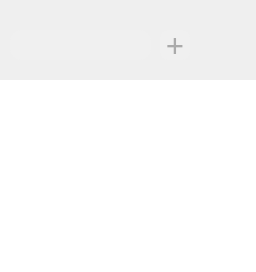
      <widget class="QWidget" name="stackedWidget2_group">
       <layout class="QVBoxLayout" name="verticalLayout_8">
        <property name="spacing">
         <number>0</number>
        </property>
        <property name="leftMargin">
         <number>0</number>
        </property>
        <property name="topMargin">
         <number>0</number>
        </property>
        <property name="rightMargin">
         <number>0</number>
        </property>
        <property name="bottomMargin">
         <number>0</number>
        </property>
        <item>
         <widget class="QWidget" name="foundarea" native="true">
          <property name="minimumSize">
           <size>
            <width>200</width>
            <height>80</height>
           </size>
          </property>
          <property name="maximumSize">
           <size>
            <width>200</width>
            <height>80</height>
           </size>
          </property>
          <widget class="QPushButton" name="btnCreateGroup">
           <property name="enabled">
            <bool>true</bool>
           </property>
           <property name="geometry">
            <rect>
             <x>160</x>
             <y>30</y>
             <width>30</width>
             <height>30</height>
            </rect>
           </property>
           <property name="font">
            <font>
             <family>等线</family>
             <pointsize>24</pointsize>
             <bold>false</bold>
            </font>
           </property>
           <property name="styleSheet">
            <string notr="true">#btnCreateGroup {
    /* 基础样式：无边框 + 四角圆角 + 透明背景 */
    border: none !important;                /* 彻底隐藏边框 */
    border-radius: 8px !important;          /* 四角圆角（值可按需调整，如6px/10px） */
    background-color: #F0F0F0 !important;
    outline: none !important;               /* 去掉焦点框（QT默认点击后会有） */
    /* 新增：设置字体颜色（#666666是比#F0F0F0深得多的灰色，可读性佳） */
    color: #AAAAAA !important;
}

/* 鼠标悬浮：比#F0F0F0稍深的灰色，字体颜色保持不变 */
#btnCreateGroup:hover {
    background-color: #DCDCDC !important;
    /* 显式继承/保留相同字体颜色，防止被其他样式覆盖 */
    color: #AAAAAA !important;
}

/* 鼠标按下：更深一点的灰色，字体颜色保持不变 */
#btnCreateGroup:pressed {
    background-color: #CCCCCC !important;
    /* 显式继承/保留相同字体颜色，防止被其他样式覆盖 */
    color: #AAAAAA !important;
}</string>
           </property>
           <property name="text">
            <string>+</string>
           </property>
          </widget>
          <widget class="QLineEdit" name="groupfoud">
           <property name="geometry">
            <rect>
             <x>10</x>
             <y>30</y>
             <width>141</width>
             <height>30</height>
            </rect>
           </property>
           <property name="styleSheet">
            <string notr="true">#groupfoud {
    /* ① 彻底隐藏边框（包括默认的焦点边框） */
    border: none !important;
    outline: none !important;
    
    /* ② 圆角矩形（12px是微信输入框常用圆角，可按需调整） */
    border-radius: 12px !important;
    
    /* ③ 底色设为#F0F0F0灰色 */
    background-color: #F0F0F0 !important;
    
    /* 优化：内边距，避免文字贴圆角边缘（可选但推荐） */
    padding: 6px 12px !important;
}</string>
           </property>
          </widget>
         </widget>
        </item>
        <item>
         <widget class="QWidget" name="groupwidget" native="true">
          <layout class="QVBoxLayout" name="verticalLayout_9">
           <property name="spacing">
            <number>0</number>
           </property>
           <property name="leftMargin">
            <number>0</number>
           </property>
           <property name="topMargin">
            <number>0</number>
           </property>
           <property name="rightMargin">
            <number>0</number>
           </property>
           <property name="bottomMargin">
            <number>0</number>
           </property>
           <item>
            <widget class="QListView" name="group_list">
             <property name="styleSheet">
              <string notr="true">#group_list {
    /* 1. 彻底无边框（核心需求） */
    border: none !important;          /* 去掉列表原生边框 */
    outline: none !important;         /* 去掉焦点高亮框 */
    
    /* 2. 微信风格背景色 */
    background-color: #FFFFFF !important; /* 和微信消息列表背景一致 */
    
    /* 3. 列表项间距（可选，模拟微信列表项间距） */
    spacing: 2px !important;
}

/* 美化滚动条（微信窄滚动条，可选但推荐） */
#group_list QScrollBar:vertical {
    background: transparent !important; /* 滚动条背景透明 */
    width: 6px !important;              /* 窄滚动条，贴合微信 */
}
#group_list QScrollBar::handle:vertical {
    background-color: #D1D1D1 !important; /* 滚动条滑块颜色 */
    border-radius: 3px !important;        /* 滑块圆角 */
}
#group_list QScrollBar::handle:vertical:hover {
    background-color: #BFBFBF !important; /* 鼠标悬浮滑块加深 */
}
#group_list QScrollBar::add-page:vertical,
#group_list QScrollBar::sub-page:vertical {
    background: transparent !important; /* 滚动条空白区域透明 */
}</string>
             </property>
            </widget>
           </item>
          </layout>
         </widget>
        </item>
       </layout>
      </widget>
